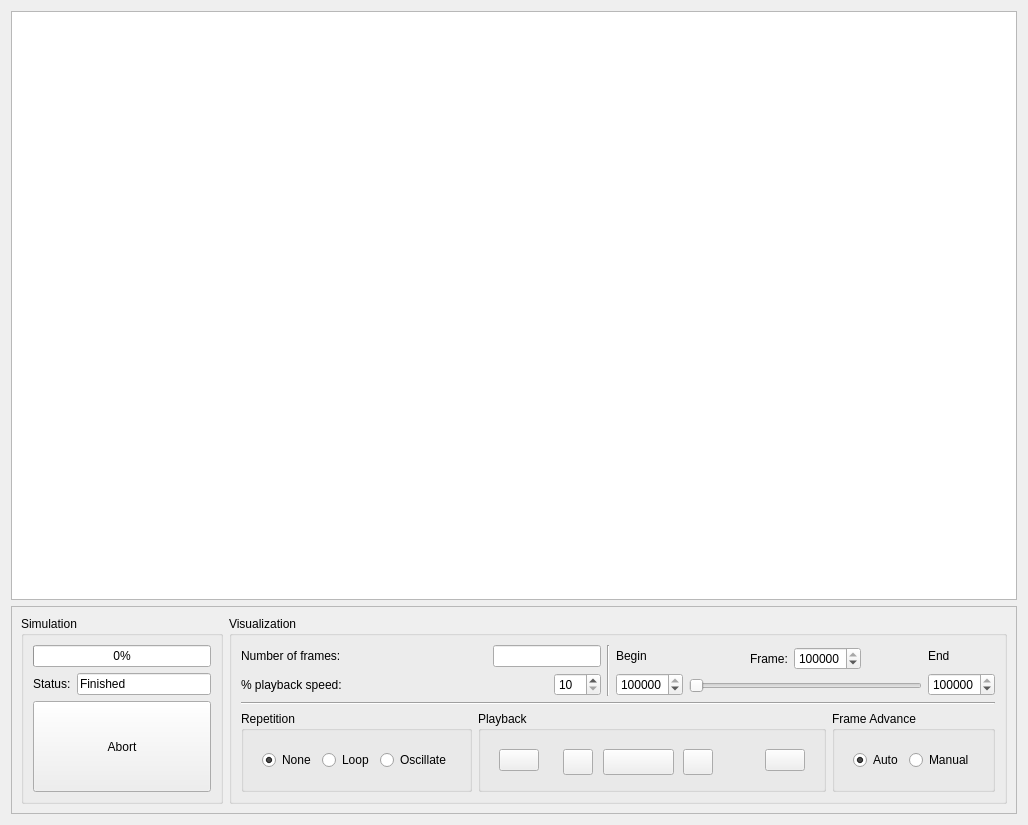
<ui version="4.0" >
 <class>TrajectoryGraphicsWindow</class>
 <widget class="QWidget" name="TrajectoryGraphicsWindow" >
  <property name="geometry" >
   <rect>
    <x>0</x>
    <y>0</y>
    <width>1028</width>
    <height>825</height>
   </rect>
  </property>
  <property name="windowTitle" >
   <string>Form</string>
  </property>
  <layout class="QVBoxLayout" >
   <item>
    <widget class="QTextEdit" name="glPanePlaceholderTextEdit" >
     <property name="sizePolicy" >
      <sizepolicy vsizetype="Expanding" hsizetype="Expanding" >
       <horstretch>0</horstretch>
       <verstretch>0</verstretch>
      </sizepolicy>
     </property>
    </widget>
   </item>
   <item>
    <widget class="QFrame" name="controlsFrame" >
     <property name="sizePolicy" >
      <sizepolicy vsizetype="Fixed" hsizetype="MinimumExpanding" >
       <horstretch>0</horstretch>
       <verstretch>0</verstretch>
      </sizepolicy>
     </property>
     <property name="frameShape" >
      <enum>QFrame::StyledPanel</enum>
     </property>
     <property name="frameShadow" >
      <enum>QFrame::Raised</enum>
     </property>
     <layout class="QHBoxLayout" >
      <item>
       <widget class="QGroupBox" name="simulationGroupBox" >
        <property name="sizePolicy" >
         <sizepolicy vsizetype="Preferred" hsizetype="Preferred" >
          <horstretch>1</horstretch>
          <verstretch>0</verstretch>
         </sizepolicy>
        </property>
        <property name="title" >
         <string>Simulation</string>
        </property>
        <layout class="QVBoxLayout" >
         <item>
          <widget class="QProgressBar" name="simulationProgressBar" >
           <property name="value" >
            <number>0</number>
           </property>
          </widget>
         </item>
         <item>
          <layout class="QHBoxLayout" >
           <item>
            <widget class="QLabel" name="statusSimulationLabel" >
             <property name="sizePolicy" >
              <sizepolicy vsizetype="Fixed" hsizetype="Preferred" >
               <horstretch>0</horstretch>
               <verstretch>0</verstretch>
              </sizepolicy>
             </property>
             <property name="text" >
              <string>Status:</string>
             </property>
             <property name="buddy" >
              <cstring>statusSimulationLineEdit</cstring>
             </property>
            </widget>
           </item>
           <item>
            <widget class="QLineEdit" name="statusSimulationLineEdit" >
             <property name="text" >
              <string>Finished</string>
             </property>
            </widget>
           </item>
          </layout>
         </item>
         <item>
          <widget class="QPushButton" name="abortSimulationButton" >
           <property name="sizePolicy" >
            <sizepolicy vsizetype="Expanding" hsizetype="Expanding" >
             <horstretch>0</horstretch>
             <verstretch>0</verstretch>
            </sizepolicy>
           </property>
           <property name="text" >
            <string>Abort</string>
           </property>
          </widget>
         </item>
        </layout>
       </widget>
      </item>
      <item>
       <widget class="QGroupBox" name="visualizationgroupBox" >
        <property name="sizePolicy" >
         <sizepolicy vsizetype="Preferred" hsizetype="Minimum" >
          <horstretch>3</horstretch>
          <verstretch>0</verstretch>
         </sizepolicy>
        </property>
        <property name="title" >
         <string>Visualization</string>
        </property>
        <layout class="QVBoxLayout" >
         <item>
          <layout class="QHBoxLayout" >
           <item>
            <layout class="QVBoxLayout" >
             <item>
              <layout class="QHBoxLayout" >
               <item>
                <widget class="QLabel" name="numFramesLabel" >
                 <property name="text" >
                  <string>Number of frames:</string>
                 </property>
                 <property name="buddy" >
                  <cstring>numFramesLineEdit</cstring>
                 </property>
                </widget>
               </item>
               <item>
                <spacer>
                 <property name="orientation" >
                  <enum>Qt::Horizontal</enum>
                 </property>
                 <property name="sizeHint" >
                  <size>
                   <width>40</width>
                   <height>20</height>
                  </size>
                 </property>
                </spacer>
               </item>
               <item>
                <widget class="QLineEdit" name="numFramesLineEdit" >
                 <property name="sizePolicy" >
                  <sizepolicy vsizetype="Fixed" hsizetype="Fixed" >
                   <horstretch>0</horstretch>
                   <verstretch>0</verstretch>
                  </sizepolicy>
                 </property>
                 <property name="readOnly" >
                  <bool>true</bool>
                 </property>
                </widget>
               </item>
              </layout>
             </item>
             <item>
              <layout class="QHBoxLayout" >
               <item>
                <widget class="QLabel" name="playbackSpeedLabel" >
                 <property name="text" >
                  <string>% playback speed:</string>
                 </property>
                 <property name="buddy" >
                  <cstring>playbackSpeedSpinBox</cstring>
                 </property>
                </widget>
               </item>
               <item>
                <spacer>
                 <property name="orientation" >
                  <enum>Qt::Horizontal</enum>
                 </property>
                 <property name="sizeHint" >
                  <size>
                   <width>40</width>
                   <height>20</height>
                  </size>
                 </property>
                </spacer>
               </item>
               <item>
                <widget class="QSpinBox" name="playbackSpeedSpinBox" >
                 <property name="sizePolicy" >
                  <sizepolicy vsizetype="Fixed" hsizetype="Fixed" >
                   <horstretch>0</horstretch>
                   <verstretch>0</verstretch>
                  </sizepolicy>
                 </property>
                 <property name="minimum" >
                  <number>10</number>
                 </property>
                 <property name="maximum" >
                  <number>800</number>
                 </property>
                 <property name="singleStep" >
                  <number>10</number>
                 </property>
                </widget>
               </item>
              </layout>
             </item>
            </layout>
           </item>
           <item>
            <widget class="Line" name="line_4" >
             <property name="sizePolicy" >
              <sizepolicy vsizetype="Expanding" hsizetype="Fixed" >
               <horstretch>0</horstretch>
               <verstretch>0</verstretch>
              </sizepolicy>
             </property>
             <property name="orientation" >
              <enum>Qt::Vertical</enum>
             </property>
            </widget>
           </item>
           <item>
            <layout class="QHBoxLayout" >
             <item>
              <layout class="QVBoxLayout" >
               <item>
                <widget class="QLabel" name="beginFrameLabel" >
                 <property name="text" >
                  <string>Begin</string>
                 </property>
                 <property name="buddy" >
                  <cstring>beginFrameSpinBox</cstring>
                 </property>
                </widget>
               </item>
               <item>
                <widget class="QSpinBox" name="beginFrameSpinBox" >
                 <property name="sizePolicy" >
                  <sizepolicy vsizetype="Fixed" hsizetype="Minimum" >
                   <horstretch>0</horstretch>
                   <verstretch>0</verstretch>
                  </sizepolicy>
                 </property>
                 <property name="maximum" >
                  <number>1000000</number>
                 </property>
                 <property name="value" >
                  <number>1000000</number>
                 </property>
                </widget>
               </item>
              </layout>
             </item>
             <item>
              <layout class="QVBoxLayout" >
               <item>
                <layout class="QHBoxLayout" >
                 <item>
                  <spacer>
                   <property name="orientation" >
                    <enum>Qt::Horizontal</enum>
                   </property>
                   <property name="sizeHint" >
                    <size>
                     <width>61</width>
                     <height>20</height>
                    </size>
                   </property>
                  </spacer>
                 </item>
                 <item>
                  <widget class="QLabel" name="currentFrameLabel" >
                   <property name="text" >
                    <string>Frame:</string>
                   </property>
                   <property name="buddy" >
                    <cstring>currentFrameSpinBox</cstring>
                   </property>
                  </widget>
                 </item>
                 <item>
                  <widget class="QSpinBox" name="currentFrameSpinBox" >
                   <property name="sizePolicy" >
                    <sizepolicy vsizetype="Fixed" hsizetype="Minimum" >
                     <horstretch>0</horstretch>
                     <verstretch>0</verstretch>
                    </sizepolicy>
                   </property>
                   <property name="maximum" >
                    <number>1000000</number>
                   </property>
                   <property name="value" >
                    <number>1000000</number>
                   </property>
                  </widget>
                 </item>
                 <item>
                  <spacer>
                   <property name="orientation" >
                    <enum>Qt::Horizontal</enum>
                   </property>
                   <property name="sizeHint" >
                    <size>
                     <width>61</width>
                     <height>20</height>
                    </size>
                   </property>
                  </spacer>
                 </item>
                </layout>
               </item>
               <item>
                <widget class="QSlider" name="currentFrameHSlider" >
                 <property name="orientation" >
                  <enum>Qt::Horizontal</enum>
                 </property>
                </widget>
               </item>
              </layout>
             </item>
             <item>
              <layout class="QVBoxLayout" >
               <item>
                <widget class="QLabel" name="endFrameLabel" >
                 <property name="text" >
                  <string>End</string>
                 </property>
                 <property name="buddy" >
                  <cstring>endFrameSpinBox</cstring>
                 </property>
                </widget>
               </item>
               <item>
                <widget class="QSpinBox" name="endFrameSpinBox" >
                 <property name="sizePolicy" >
                  <sizepolicy vsizetype="Fixed" hsizetype="Minimum" >
                   <horstretch>0</horstretch>
                   <verstretch>0</verstretch>
                  </sizepolicy>
                 </property>
                 <property name="maximum" >
                  <number>1000000</number>
                 </property>
                 <property name="value" >
                  <number>1000000</number>
                 </property>
                </widget>
               </item>
              </layout>
             </item>
            </layout>
           </item>
          </layout>
         </item>
         <item>
          <widget class="Line" name="visualizationHLine" >
           <property name="orientation" >
            <enum>Qt::Horizontal</enum>
           </property>
          </widget>
         </item>
         <item>
          <layout class="QHBoxLayout" >
           <item>
            <widget class="QGroupBox" name="repetitionGroupBox" >
             <property name="sizePolicy" >
              <sizepolicy vsizetype="Preferred" hsizetype="Preferred" >
               <horstretch>0</horstretch>
               <verstretch>0</verstretch>
              </sizepolicy>
             </property>
             <property name="title" >
              <string>Repetition</string>
             </property>
             <layout class="QVBoxLayout" >
              <item>
               <widget class="QStackedWidget" name="stackedWidget_2" >
                <widget class="QWidget" name="page_3" >
                 <layout class="QHBoxLayout" >
                  <item>
                   <widget class="QRadioButton" name="noneRepetitionRadioButton" >
                    <property name="text" >
                     <string>None</string>
                    </property>
                    <property name="checked" >
                     <bool>true</bool>
                    </property>
                   </widget>
                  </item>
                  <item>
                   <widget class="QRadioButton" name="loopRepetitionRadioButton" >
                    <property name="text" >
                     <string>Loop</string>
                    </property>
                   </widget>
                  </item>
                  <item>
                   <widget class="QRadioButton" name="oscillateRepetitionRadioButton" >
                    <property name="text" >
                     <string>Oscillate</string>
                    </property>
                   </widget>
                  </item>
                 </layout>
                </widget>
                <widget class="QWidget" name="page_4" />
               </widget>
              </item>
             </layout>
            </widget>
           </item>
           <item>
            <widget class="QGroupBox" name="playbackGroupBox" >
             <property name="sizePolicy" >
              <sizepolicy vsizetype="Preferred" hsizetype="Preferred" >
               <horstretch>0</horstretch>
               <verstretch>0</verstretch>
              </sizepolicy>
             </property>
             <property name="title" >
              <string>Playback</string>
             </property>
             <layout class="QHBoxLayout" >
              <item>
               <widget class="QStackedWidget" name="trajectoryFirstButtonSizingStackedWidget" >
                <property name="currentIndex" >
                 <number>0</number>
                </property>
                <widget class="QWidget" name="page" >
                 <layout class="QHBoxLayout" >
                  <item>
                   <widget class="QPushButton" name="trajectoryFirstButton" >
                    <property name="text" >
                     <string/>
                    </property>
                    <property name="icon" >
                     <iconset resource="application.qrc" >:/Icons/trajectory_first.png</iconset>
                    </property>
                   </widget>
                  </item>
                 </layout>
                </widget>
                <widget class="QWidget" name="page_7" />
               </widget>
              </item>
              <item>
               <widget class="QStackedWidget" name="playbackSizingStackedWidget" >
                <property name="sizePolicy" >
                 <sizepolicy vsizetype="Fixed" hsizetype="Expanding" >
                  <horstretch>0</horstretch>
                  <verstretch>0</verstretch>
                 </sizepolicy>
                </property>
                <property name="currentIndex" >
                 <number>0</number>
                </property>
                <widget class="QWidget" name="autoFrameAdvancePage" >
                 <widget class="QPushButton" name="trajectoryPlayRevButton" >
                  <property name="geometry" >
                   <rect>
                    <x>9</x>
                    <y>9</y>
                    <width>30</width>
                    <height>26</height>
                   </rect>
                  </property>
                  <property name="text" >
                   <string/>
                  </property>
                  <property name="icon" >
                   <iconset/>
                  </property>
                 </widget>
                 <widget class="QPushButton" name="trajectoryStopButton" >
                  <property name="geometry" >
                   <rect>
                    <x>49</x>
                    <y>9</y>
                    <width>71</width>
                    <height>26</height>
                   </rect>
                  </property>
                  <property name="text" >
                   <string/>
                  </property>
                  <property name="icon" >
                   <iconset resource="application.qrc" >:/Icons/trajectory_stop.png</iconset>
                  </property>
                 </widget>
                 <widget class="QPushButton" name="trajectoryPlayButton" >
                  <property name="geometry" >
                   <rect>
                    <x>129</x>
                    <y>9</y>
                    <width>30</width>
                    <height>26</height>
                   </rect>
                  </property>
                  <property name="text" >
                   <string/>
                  </property>
                  <property name="icon" >
                   <iconset resource="application.qrc" >:/Icons/trajectory_play.png</iconset>
                  </property>
                  <property name="checkable" >
                   <bool>true</bool>
                  </property>
                 </widget>
                </widget>
                <widget class="QWidget" name="manualFrameAdvancePage" >
                 <layout class="QHBoxLayout" >
                  <item>
                   <widget class="QPushButton" name="trajectoryMinusFiveButton" >
                    <property name="text" >
                     <string/>
                    </property>
                    <property name="icon" >
                     <iconset resource="application.qrc" >:/Icons/trajectory_minusfive.png</iconset>
                    </property>
                   </widget>
                  </item>
                  <item>
                   <widget class="QPushButton" name="trajectoryMinusOneButton" >
                    <property name="text" >
                     <string/>
                    </property>
                    <property name="icon" >
                     <iconset resource="application.qrc" >:/Icons/trajectory_minusone.png</iconset>
                    </property>
                   </widget>
                  </item>
                  <item>
                   <widget class="QPushButton" name="trajectoryPlusOneButton" >
                    <property name="text" >
                     <string/>
                    </property>
                    <property name="icon" >
                     <iconset resource="application.qrc" >:/Icons/trajectory_plusone.png</iconset>
                    </property>
                   </widget>
                  </item>
                  <item>
                   <widget class="QPushButton" name="trajectoryPlusFiveButton" >
                    <property name="text" >
                     <string/>
                    </property>
                    <property name="icon" >
                     <iconset resource="application.qrc" >:/Icons/trajectory_plusfive.png</iconset>
                    </property>
                   </widget>
                  </item>
                 </layout>
                </widget>
               </widget>
              </item>
              <item>
               <widget class="QStackedWidget" name="trajectoryLastButtonSizingStackedWidget" >
                <property name="currentIndex" >
                 <number>0</number>
                </property>
                <widget class="QWidget" name="page_10" >
                 <layout class="QHBoxLayout" >
                  <item>
                   <widget class="QPushButton" name="trajectoryLastButton" >
                    <property name="text" >
                     <string/>
                    </property>
                    <property name="icon" >
                     <iconset resource="application.qrc" >:/Icons/trajectory_last.png</iconset>
                    </property>
                   </widget>
                  </item>
                 </layout>
                </widget>
                <widget class="QWidget" name="page_11" />
               </widget>
              </item>
             </layout>
            </widget>
           </item>
           <item>
            <widget class="QGroupBox" name="frameAdvanceGroupBox" >
             <property name="sizePolicy" >
              <sizepolicy vsizetype="Preferred" hsizetype="Preferred" >
               <horstretch>0</horstretch>
               <verstretch>0</verstretch>
              </sizepolicy>
             </property>
             <property name="title" >
              <string>Frame Advance</string>
             </property>
             <layout class="QHBoxLayout" >
              <item>
               <widget class="QStackedWidget" name="stackedWidget_3" >
                <widget class="QWidget" name="page_5" >
                 <layout class="QHBoxLayout" >
                  <item>
                   <widget class="QRadioButton" name="autoFrameAdvanceRadioButton" >
                    <property name="text" >
                     <string>Auto</string>
                    </property>
                    <property name="checked" >
                     <bool>true</bool>
                    </property>
                   </widget>
                  </item>
                  <item>
                   <widget class="QRadioButton" name="manualFrameAdvanceRadioButton" >
                    <property name="text" >
                     <string>Manual</string>
                    </property>
                   </widget>
                  </item>
                 </layout>
                </widget>
                <widget class="QWidget" name="page_6" />
               </widget>
              </item>
             </layout>
            </widget>
           </item>
          </layout>
         </item>
        </layout>
       </widget>
      </item>
     </layout>
    </widget>
   </item>
  </layout>
 </widget>
 <resources>
  <include location="application.qrc" />
 </resources>
 <connections>
  <connection>
   <sender>currentFrameSpinBox</sender>
   <signal>valueChanged(int)</signal>
   <receiver>currentFrameHSlider</receiver>
   <slot>setValue(int)</slot>
   <hints>
    <hint type="sourcelabel" >
     <x>796</x>
     <y>648</y>
    </hint>
    <hint type="destinationlabel" >
     <x>842</x>
     <y>680</y>
    </hint>
   </hints>
  </connection>
  <connection>
   <sender>currentFrameHSlider</sender>
   <signal>valueChanged(int)</signal>
   <receiver>currentFrameSpinBox</receiver>
   <slot>setValue(int)</slot>
   <hints>
    <hint type="sourcelabel" >
     <x>754</x>
     <y>679</y>
    </hint>
    <hint type="destinationlabel" >
     <x>769</x>
     <y>660</y>
    </hint>
   </hints>
  </connection>
  <connection>
   <sender>trajectoryPlusOneButton</sender>
   <signal>clicked()</signal>
   <receiver>currentFrameSpinBox</receiver>
   <slot>stepUp()</slot>
   <hints>
    <hint type="sourcelabel" >
     <x>656</x>
     <y>759</y>
    </hint>
    <hint type="destinationlabel" >
     <x>814</x>
     <y>645</y>
    </hint>
   </hints>
  </connection>
  <connection>
   <sender>trajectoryMinusOneButton</sender>
   <signal>clicked()</signal>
   <receiver>currentFrameSpinBox</receiver>
   <slot>stepDown()</slot>
   <hints>
    <hint type="sourcelabel" >
     <x>618</x>
     <y>753</y>
    </hint>
    <hint type="destinationlabel" >
     <x>821</x>
     <y>648</y>
    </hint>
   </hints>
  </connection>
 </connections>
</ui>
